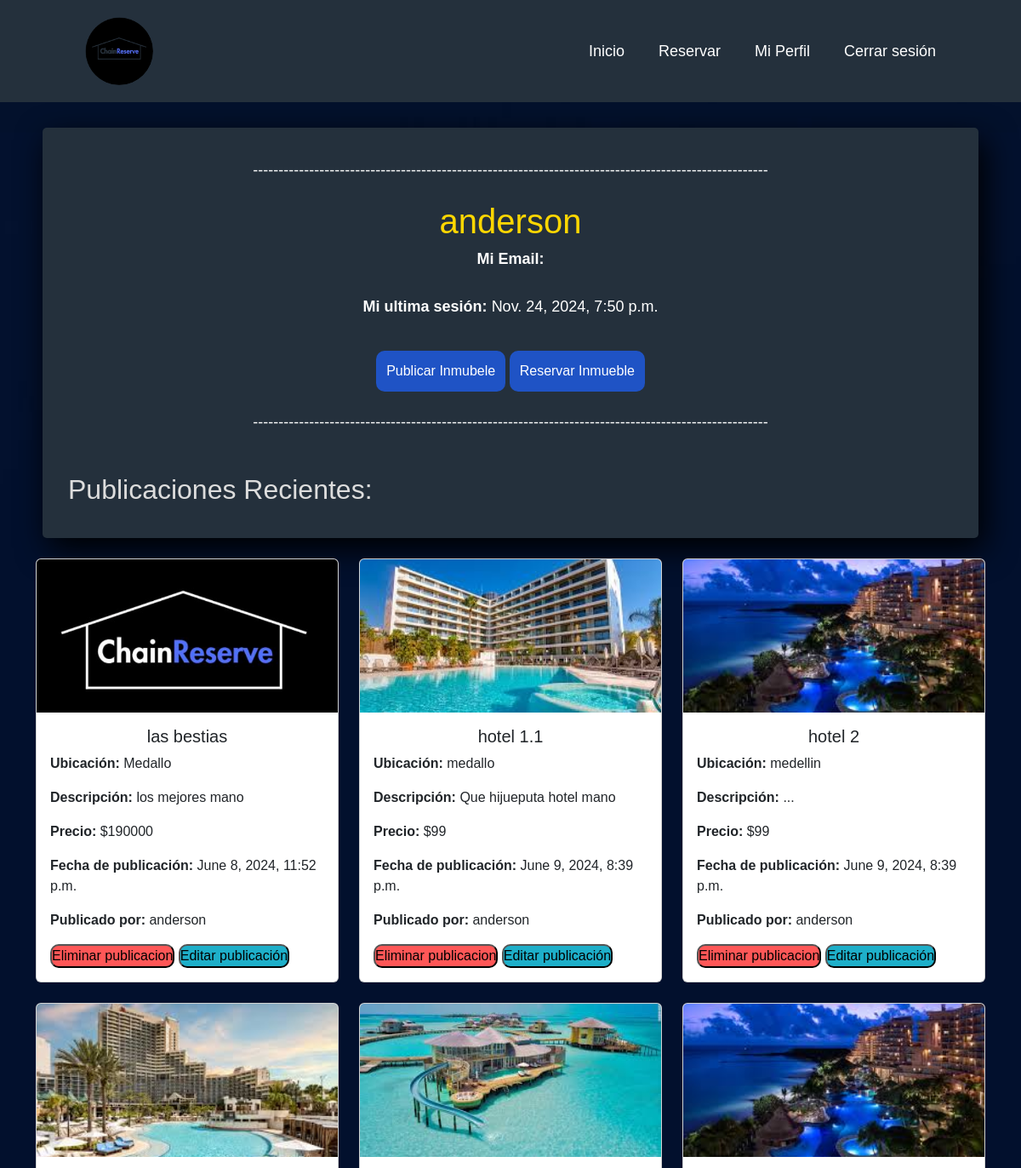
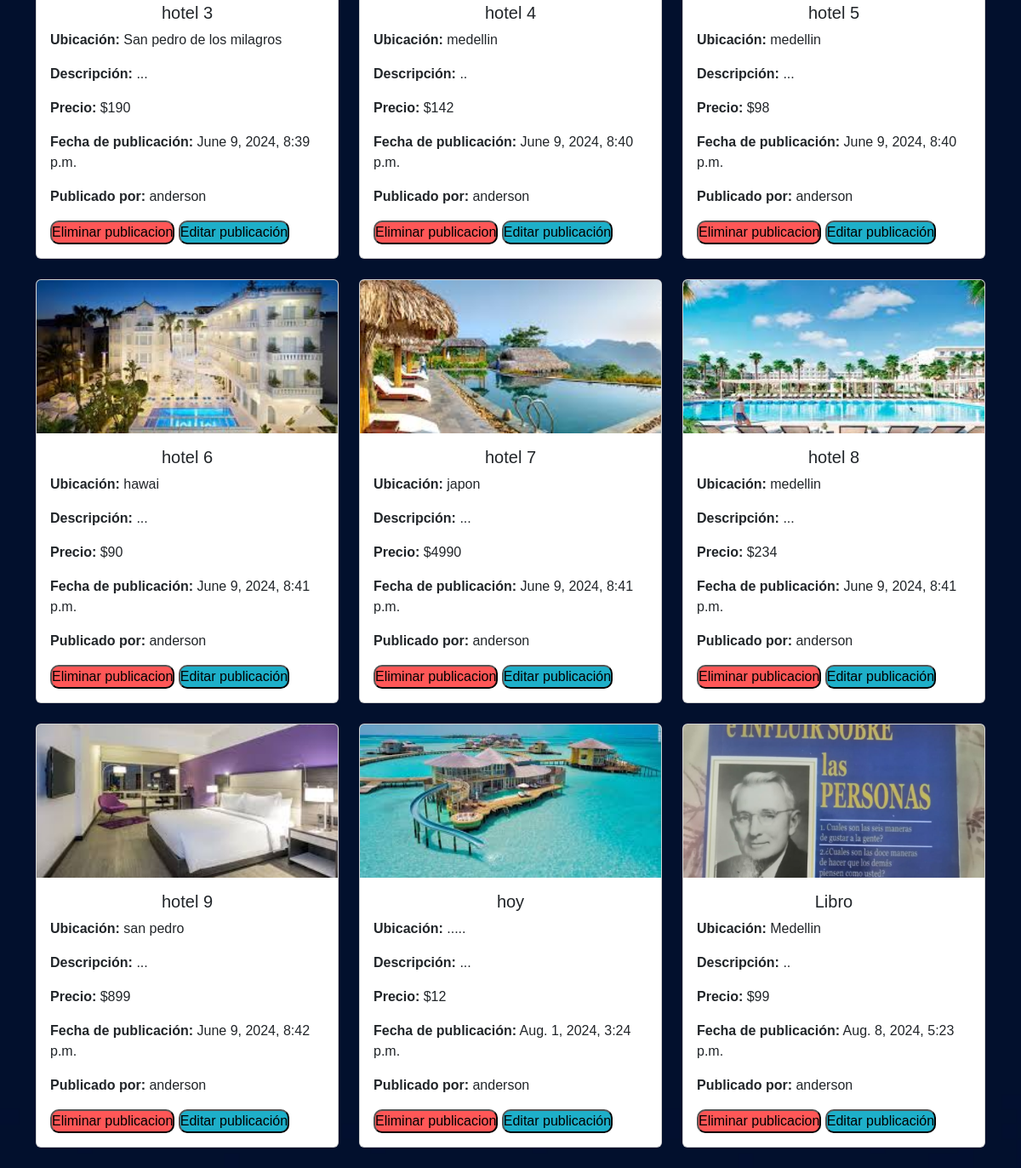
Page /perfil/ (signed in) on the committed database (2 pictures, top to bottom).
### posts/models.py (models this page shows, shortened)
class posts(models.Model):
    propiedad=models.ImageField(upload_to='images/', null=True)
    titulo=models.CharField(max_length=50)
    ubicacion=models.CharField(max_length=50)
    descripcion=models.TextField()
    precio=models.IntegerField()
    created=models.DateTimeField(auto_now_add=True)
    user=models.ForeignKey(User,on_delete=models.CASCADE)

### posts/views.py (the view)
# urls.py: path('perfil/',views.perfil, name= 'perfil'),
@login_required
def perfil(request):
    user=request.user # se utiliza para obtener el usuario
    post=posts.objects.filter(user=request.user) # con esto se esta realizando un consulta la cual muestra unicamente las
    return render(request,'perfil.html',{        # publicaciones  pertenecientes a el usuario obtenido
        'user': user,
        'post':post  # nuevamente se guardan todos los datos en esta variable para luego iterarlos con un bucle for
    })               # y asi poder mostrar unicamente las publicaciones relacionadas con el usuario

### registroUsers/templates/perfil.html (shortened to what this page needs)
{% extends 'home.html' %}
{% load static %}
{% block content %}
<!DOCTYPE html>
<html lang="es">
<head>
    <link rel="stylesheet" type="text/css" href="{% static 'css/perfil.css' %}">
</head>
<body>
<div class="form-registro">
    <p>-----------------------------------------------------------------------------------------------------</p>
    <div class="data">
    <h1 class="card-title text-center" style="color: gold;">{{ user }}</h5>
    <p class="card-text"><strong>Mi Email:</strong> {{ user.email }}</p>
    <p class="card-text"><strong>Mi ultima sesión:</strong> {{ user.last_login }}</p>
    <a  type="button" class="bottons" href="{% url 'post' %}">Publicar Inmubele</a>
    <a  type="button" class="bottons" href="{% url 'reserve' %}">Reservar Inmueble</a>
    </div>
    <p>-----------------------------------------------------------------------------------------------------</p>
    <br>
    <h2 style="text-align: left;">Publicaciones Recientes:</h2>
</div>
<br>
<main class="container">
    <div class="row">
        {% for poste in post %}
        <div class="col-md-4 mb-4">
        <div class="card">
            <img src="{{ poste.propiedad.url }}" class="card-img-top" alt="Image">
            <div class="card-body">
            <h5 class="card-title text-center">{{ poste.titulo }}</h5>
            <p class="card-text"><strong>Ubicación:</strong> {{ poste.ubicacion }}</p>
            <p class="card-text"><strong>Descripción:</strong> {{ poste.descripcion }}</p>
            <p class="card-text"><strong>Precio:</strong> ${{ poste.precio }}</p>
            <p class="card-text"><strong>Fecha de publicación:</strong> {{ poste.created }}</p>
            <p class="card-text"><strong>Publicado por:</strong> {{ poste.user }}</p>
            <a  type="button" class="registrer" href="{{ poste.id }}"><button style="background-color: rgb(255, 87, 87);border-radius: 10px;">Eliminar publicacion</button></a>
            <a  type="button" class="registrer" href="editar/{{poste.id}}"><button style="background-color: rgb(30, 175, 201);border-radius: 10px;">Editar publicación</button></a>
            </div>
        </div>
        </div>
        {% endfor %}
    </div>
    </main>
</body>
</html>
{% endblock %}

### registroUsers/static/css/styleRegistro.css (style rules this page uses)
* { margin: 0; padding: 0; box-sizing: border-box; font-family: "Poppins", sans-serif; }
body { min-height: 100vh; background: url('./fondo.jpg') no-repeat; background-size: cover; background-position: center; flex-wrap: wrap; font-family: Arial, sans-serif; margin: 0; padding: 0; }
.registrer { text-decoration: none; color: #fff; }

### registroUsers/static/css/perfil.css (style rules this page uses)
.card-img-top { height: 180px; object-fit: cover; }
h2 { color: #ddd; }
.form-registro p { height: 40px; text-align: center; font-size: 18px; line-height: 40px; }
.form-registro { width: 1100px; background: #24303c; padding: 30px; margin: auto; margin-top: 150px; border-radius: 5px; font-family: 'calibri'; color: white; box-shadow: 7px 13px 37px #000; flex-wrap: wrap; text-align: center; }
.form-registro a { color: white; text-decoration: none; }
.form-registro .bottons { background: #1f53c5; border: none; padding: 12px; color: white; margin: 16px 0; font-size: 16px; text-align: center; border-radius: 10px; }

### rows in the picture
posts: propiedad (picture), titulo "las bestias", ubicacion "Medallo", descripcion "los mejores mano", precio "190000", created "June 8, 2024, 11:52 p.m.", user "anderson"
posts: propiedad (picture), titulo "hotel 1.1", ubicacion "medallo", descripcion "Que hijueputa hotel mano", precio "99", created "June 9, 2024, 8:39 p.m.", user "anderson"
posts: propiedad (picture), titulo "hotel 2", ubicacion "medellin", descripcion "...", precio "99", created "June 9, 2024, 8:39 p.m.", user "anderson"
posts: propiedad (picture), titulo "hotel 3", ubicacion "San pedro de los milagros", descripcion "...", precio "190", created "June 9, 2024, 8:39 p.m.", user "anderson"
posts: propiedad (picture), titulo "hotel 4", ubicacion "medellin", descripcion "..", precio "142", created "June 9, 2024, 8:40 p.m.", user "anderson"
posts: propiedad (picture), titulo "hotel 5", ubicacion "medellin", descripcion "...", precio "98", created "June 9, 2024, 8:40 p.m.", user "anderson"
posts: propiedad (picture), titulo "hotel 6", ubicacion "hawai", descripcion "...", precio "90", created "June 9, 2024, 8:41 p.m.", user "anderson"
posts: propiedad (picture), titulo "hotel 7", ubicacion "japon", descripcion "...", precio "4990", created "June 9, 2024, 8:41 p.m.", user "anderson"
posts: propiedad (picture), titulo "hotel 8", ubicacion "medellin", descripcion "...", precio "234", created "June 9, 2024, 8:41 p.m.", user "anderson"
posts: propiedad (picture), titulo "hotel 9", ubicacion "san pedro", descripcion "...", precio "899", created "June 9, 2024, 8:42 p.m.", user "anderson"
posts: propiedad (picture), titulo "hoy", ubicacion ".....", descripcion "...", precio "12", created "Aug. 1, 2024, 3:24 p.m.", user "anderson"
posts: propiedad (picture), titulo "Libro", ubicacion "Medellin", descripcion "..", precio "99", created "Aug. 8, 2024, 5:23 p.m.", user "anderson"

### other values in the picture
{{ user }} "anderson"
{{ user.last_login }} "Nov. 24, 2024, 7:50 p.m."
